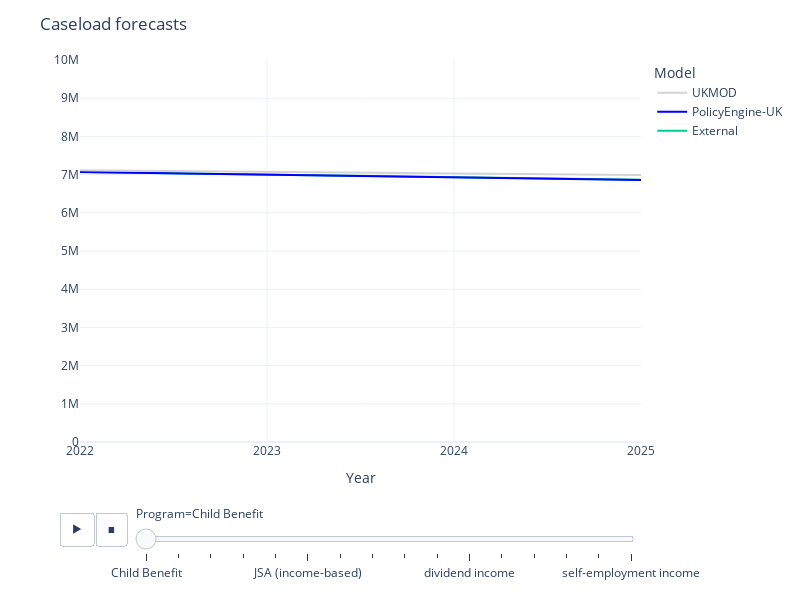

Notebook code for this chart:
### Markdown cell above
### Caseload forecasts

### Code cell
model_forecast_chart(
    model_validation_table(
        caseload,
        models=[EXTERNAL, policyengine_uk, UKMOD],
        divisor=1,
        decimals=1,
    ),
    title="Caseload forecasts",
    currency=False,
)

### Figure 1 — Plotly figure (JSON) as saved in the notebook; plotly's stock layout.template omitted (floating-point values rounded to 4 significant figures)
{"data": [{"hovertemplate": "", "legendgroup": "External", "line": {"color": "#00cc96", "dash": "solid"}, "marker": {"symbol": "circle"}, "mode": "lines", "name": "External", "orientation": "h", "showlegend": true, "type": "scatter", "x": [2022, 2023, 2024, 2025], "xaxis": "x", "y": [7071000.0, 7002000.0, 6934000.0, 6866000.0], "yaxis": "y"}, {"hovertemplate": "", "legendgroup": "PolicyEngine-UK", "line": {"color": "blue", "dash": "solid"}, "marker": {"symbol": "circle"}, "mode": "lines", "name": "PolicyEngine-UK", "orientation": "h", "showlegend": true, "type": "scatter", "x": [2022, 2023, 2024, 2025], "xaxis": "x", "y": [7071000.0, 6999000.0, 6929000.0, 6860000.0], "yaxis": "y"}, {"hovertemplate": "", "legendgroup": "UKMOD", "line": {"color": "lightgrey", "dash": "solid"}, "marker": {"symbol": "circle"}, "mode": "lines", "name": "UKMOD", "orientation": "h", "showlegend": true, "type": "scatter", "x": [2022, 2023, 2024, 2025], "xaxis": "x", "y": [7116000, 7072000, 7022000, 6990000], "yaxis": "y"}], "layout": {"height": 600, "legend": {"title": {"text": "Model"}, "tracegroupgap": 0, "traceorder": "reversed"}, "margin": {"t": 60}, "sliders": [{"active": 0, "currentvalue": {"prefix": "Program="}, "len": 0.9, "pad": {"b": 10, "t": 60}, "steps": [{"args": [["Child Benefit"], {"frame": {"duration": 0, "redraw": false}, "fromcurrent": true, "mode": "immediate", "transition": {"duration": 0, "easing": "linear"}}], "label": "Child Benefit", "method": "animate"}, {"args": [["Child Tax Credit"], {"frame": {"duration": 0, "redraw": false}, "fromcurrent": true, "mode": "immediate", "transition": {"duration": 0, "easing": "linear"}}], "label": "Child Tax Credit", "method": "animate"}, {"args": [["Housing Benefit"], {"frame": {"duration": 0, "redraw": false}, "fromcurrent": true, "mode": "immediate", "transition": {"duration": 0, "easing": "linear"}}], "label": "Housing Benefit", "method": "animate"}, {"args": [["Income Support"], {"frame": {"duration": 0, "redraw": false}, "fromcurrent": true, "mode": "immediate", "transition": {"duration": 0, "easing": "linear"}}], "label": "Income Support", "method": "animate"}, {"args": [["Income Tax"], {"frame": {"duration": 0, "redraw": false}, "fromcurrent": true, "mode": "immediate", "transition": {"duration": 0, "easing": "linear"}}], "label": "Income Tax", "method": "animate"}, {"args": [["JSA (income-based)"], {"frame": {"duration": 0, "redraw": false}, "fromcurrent": true, "mode": "immediate", "transition": {"duration": 0, "easing": "linear"}}], "label": "JSA (income-based)", "method": "animate"}, {"args": [["National Insurance (total)"], {"frame": {"duration": 0, "redraw": false}, "fromcurrent": true, "mode": "immediate", "transition": {"duration": 0, "easing": "linear"}}], "label": "National Insurance (total)", "method": "animate"}, {"args": [["Pension Credit"], {"frame": {"duration": 0, "redraw": false}, "fromcurrent": true, "mode": "immediate", "transition": {"duration": 0, "easing": "linear"}}], "label": "Pension Credit", "method": "animate"}, {"args": [["Universal Credit"], {"frame": {"duration": 0, "redraw": false}, "fromcurrent": true, "mode": "immediate", "transition": {"duration": 0, "easing": "linear"}}], "label": "Universal Credit", "method": "animate"}, {"args": [["Working Tax Credit"], {"frame": {"duration": 0, "redraw": false}, "fromcurrent": true, "mode": "immediate", "transition": {"duration": 0, "easing": "linear"}}], "label": "Working Tax Credit", "method": "animate"}, {"args": [["dividend income"], {"frame": {"duration": 0, "redraw": false}, "fromcurrent": true, "mode": "immediate", "transition": {"duration": 0, "easing": "linear"}}], "label": "dividend income", "method": "animate"}, {"args": [["employment income"], {"frame": {"duration": 0, "redraw": false}, "fromcurrent": true, "mode": "immediate", "transition": {"duration": 0, "easing": "linear"}}], "label": "employment income", "method": "animate"}, {"args": [["pension income"], {"frame": {"duration": 0, "redraw": false}, "fromcurrent": true, "mode": "immediate", "transition": {"duration": 0, "easing": "linear"}}], "label": "pension income", "method": "animate"}, {"args": [["rental income"], {"frame": {"duration": 0, "redraw": false}, "fromcurrent": true, "mode": "immediate", "transition": {"duration": 0, "easing": "linear"}}], "label": "rental income", "method": "animate"}, {"args": [["savings interest income"], {"frame": {"duration": 0, "redraw": false}, "fromcurrent": true, "mode": "immediate", "transition": {"duration": 0, "easing": "linear"}}], "label": "savings interest income", "method": "animate"}, {"args": [["self-employment income"], {"frame": {"duration": 0, "redraw": false}, "fromcurrent": true, "mode": "immediate", "transition": {"duration": 0, "easing": "linear"}}], "label": "self-employment income", "method": "animate"}], "x": 0.1, "xanchor": "left", "y": 0, "yanchor": "top"}], "title": {"text": "Caseload forecasts"}, "updatemenus": [{"buttons": [{"args": [null, {"frame": {"duration": 500, "redraw": false}, "fromcurrent": true, "mode": "immediate", "transition": {"duration": 500, "easing": "linear"}}], "label": "&#9654;", "method": "animate"}, {"args": [[null], {"frame": {"duration": 0, "redraw": false}, "fromcurrent": true, "mode": "immediate", "transition": {"duration": 0, "easing": "linear"}}], "label": "&#9724;", "method": "animate"}], "direction": "left", "pad": {"r": 10, "t": 70}, "showactive": false, "type": "buttons", "x": 0.1, "xanchor": "right", "y": 0, "yanchor": "top"}], "width": 800, "xaxis": {"anchor": "y", "domain": [0, 1], "tickvals": [2022, 2023, 2024, 2025], "title": {"text": "Year"}}, "yaxis": {"anchor": "x", "domain": [0, 1], "range": [0, 10000000], "tickprefix": "", "title": {"text": ""}}}}
